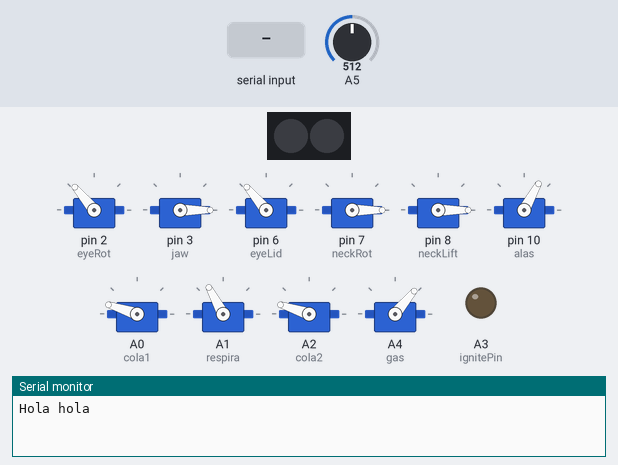
This sketch was run on a simulated Arduino Uno, built with avr-gcc and run on an emulated ATmega328P. Shown: 10 × servo, 2 RGB LEDs in strip order, left to right, output pins drawn as LEDs (lit = HIGH), the last lines printed to the serial monitor. Inputs (shaded band) come from the test bench; at power-on: A5 = 512. Random numbers use the default seed unless the sketch sets one.

Above: at 6.2 s.
6.3 s: "f\n" received over Serial
At 10.6 s:
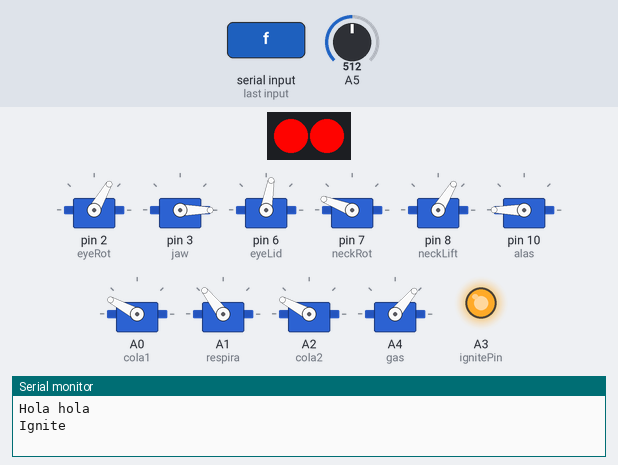
At 14.4 s:
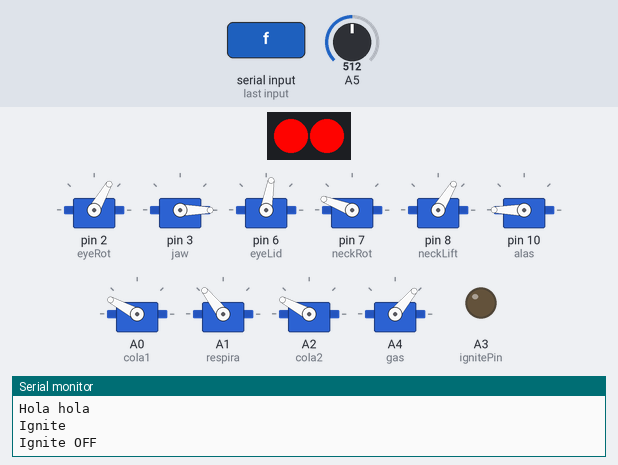
Timing chart, 0 to 23.4 s (numbered marks = the images above; inputs shaded):
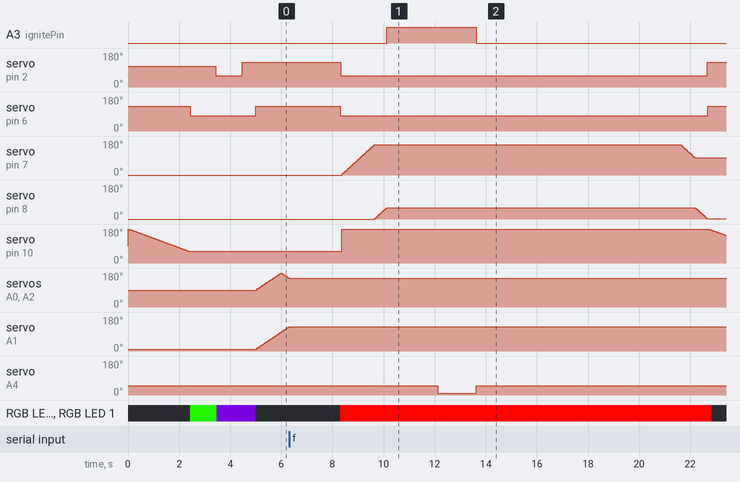

The sketch:

BEOWULF_0.2.ino
```cpp
/*
 * Código para el funcionamiento autónomo
 * del Dragón Beowulf para la Noche de las Estrellas 2018.
 * Por Cardansan, 25/10/18.
*/

#include<Servo.h>
Servo eyeRot;
Servo eyeLid;
Servo jaw;
Servo neckRot;
Servo neckLift;
Servo respira;
Servo cola1;
Servo cola2;
Servo alas;
Servo gas;

#include <Adafruit_NeoPixel.h>
#define PIN 5
Adafruit_NeoPixel strip = Adafruit_NeoPixel(2, PIN, NEO_GRB + NEO_KHZ800);

#define ignitePin A3

//Useful variables
boolean intrusion=false;
boolean alejarse=false;
boolean blinkState=false;
boolean irovenir = 1;
boolean respir = 1;

unsigned long int colaTime;
unsigned long int respiraTime;
unsigned long int blinkTime;
unsigned long int ultraTime;
unsigned long int tiempo;
uint16_t j = 0;
uint32_t Wheel();

//Variables para colorLoop()
boolean colorLoopState=false;
int color1, color2;
int colorCambio;
boolean colorSubiendo=true;
boolean colorLoopInicio=true;
unsigned long int colorLoopTime;

int color = 0;
int posRot = 110; // initial positions of servos
int posLid = 110;
int posJaw = 0;
int posNeckRot = 0;
int posLift = 0;
int posResp = 10;
int posCola= 90;
int posAla= 90;
int posGas= 50;

char valSerial; // initial value of input

void setup() {

  Serial.begin(9600);
  Serial.println("Hola hola");

  eyeRot.attach(2);
  jaw.attach(3);
  //4 es del Módulo SD
  eyeLid.attach(6);
  neckRot.attach(7);
  neckLift.attach(8);
  //9 es del Módulo SD
  alas.attach(10);
  //11 es del Modulo SD
  //12 es del Modulo SD
  //13 es del Modulo SD
  cola1.attach(A0);
  respira.attach(A1);
  cola2.attach(A2);
  pinMode(ignitePin,OUTPUT);//A3
  gas.attach(A4);
  randomSeed(analogRead(5));

  eyeRot.write(posRot);
  jaw.write(posJaw);
  eyeLid.write(posLid);
  respira.write(posResp);
  cola1.write(posCola);
  cola2.write(posCola);
  neckRot.write(posNeckRot);
  neckLift.write(posLift);
  gas.write(posGas);

  strip.begin();
  strip.show(); // Initialize all pixels to 'off'
  eyeClose();
  plegarAlas();

  //Variables para funciones autónomas
  colaTime=millis();
  respiraTime=(millis()-10);
  colorLoopTime=millis();
  ultraTime=millis();
  tiempo=millis();


  eyeOpen();
  neoON(75);
  delay(1000);
  verCostado();
  neoON(200);
  delay(1000);
  verFrente();
  delay(500);
  eyeClose();


}


/*
                _     _   _                    ____
               (_)   | | | |                  / /\ \
    __   _____  _  __| | | | ___   ___  _ __ | |  | |
    \ \ / / _ \| |/ _` | | |/ _ \ / _ \| '_ \| |  | |
     \ V / (_) | | (_| | | | (_) | (_) | |_) | |  | |
      \_/ \___/|_|\__,_| |_|\___/ \___/| .__/| |  | |
                                       | |    \_\/_/
                                       |_|
 */
void loop() {
  randomSeed(analogRead(5));
  if (Serial.available()>0) {
    valSerial = Serial.read();// Read the serial input
    teclas();
  }

  if(millis()>tiempo+15000){
    colorLoopState=false;
    eyeOpen();
    randomSeed(analogRead(5));
    if(random(1,10)%2==0) abrirAlas();
    verCostado();
    neoON(random(1,255));
    delay(1000);
    verFrente();
    neoON(random(1,255));
    delay(1000);
    verCostado();
    neoON(random(1,255));
    delay(1000);
    verFrente();
    neoON(random(1,255));
    delay(1000);
    randomSeed(analogRead(5));
    if(random(1,10)%2==0) colorLoopON(random(1,100),random(100,250));
    if(colorLoopState==false) eyeClose();
    plegarAlas();
    tiempo=millis();
  }
  if(colorLoopState==true){
    actualColorLoop();
  }
  coletea();
  respiracion();
  if(blinkState==true) parpadea();
}

  //-----------------------------NEOPIXEL EYES-----------------------------------
// Input value 0 to 255. The colours are a transition r - g - b - back to r.
uint32_t Wheel(byte WheelPos ) {
  WheelPos = 255 - WheelPos;
  if(WheelPos < 85) {
    return strip.Color(255 - WheelPos * 3, 0, WheelPos * 3);
  }
  if(WheelPos < 170) {
    WheelPos -= 85;
    return strip.Color(0, WheelPos * 3, 255 - WheelPos * 3);
  }
  WheelPos -= 170;
  return strip.Color(WheelPos * 3, 255 - WheelPos * 3, 0);
}

void neoOFF(){
    for(int i=0; i< strip.numPixels(); i++) {
      strip.setPixelColor(i,0);
    }
    strip.show();
}

void neoON(int col){ //¿En qué color quieres encenderlo? Puede ser el mismo color que antes con la variable "color".
    for(int i=0; i< strip.numPixels(); i++) {
      strip.setPixelColor(i, Wheel(col));
    }
    strip.show();
}
void neoTransition(int goal){ //Transcisión Gradual hasta el color indicado
  int col=color;
  boolean finished=false;
  for(;finished==false;){
    if(color<goal) col++;
    else if(color>goal) col--;
    else if(color==goal) finished=true;
    neoON(col);
    delay(1);
  }
}
//Sección dedicada para colorLoop() y sus funciones auxiliares°°°°
void colorLoopON(int col1,int col2){
  color1=col1;
  color2=col2;
  colorCambio=col1;
  neoON(colorCambio);
  colorLoopState=true;
}
void colorLoopOFF(){
  colorLoopState=false;
}
void actualColorLoop(){
if(millis()>(colorLoopTime+50)){
  if(colorSubiendo==true){
    colorCambio++;
  }
  else{
    colorCambio--;
  }

  neoON(colorCambio);
  colorLoopTime=millis();
  if(colorCambio==color2){
    colorSubiendo=false;
  }
  else if(colorCambio==color1){
    colorSubiendo=true;
  }
  else{
    return;
  }
}
}
//Fin sección dedicada para colorLoop() y sus funciones auxiliares°°°

//-----------------------------SERVO CONTROL-----------------------------------
//MANDÍBULA
void jawOpen(){
  jaw.write(0);
  delay(15);
}
void jawClose(){
  jaw.write(180);
  delay(15);
}
//EYE ROT
void verFrente(){
  eyeRot.write(130);
  delay(25);
}
void verCostado(){
  eyeRot.write(60);
  delay(25);
}
void barrerOjos(){
  for(int i=60;i<130;i++){
    eyeRot.write(i);
    delay(15);
  }
  delay(100);
  for(int i=130;i>60;i--){
    eyeRot.write(i);
    delay(15);
  }
}
//PÁRPADO
void pestanea(){ //Pones un valor entre 1 y 20 para la velocidad del parpadeo. Termina y comienza con los ojos abiertos.

  for(int i=70;i<110;i++){ //De abierto a cerrado
    eyeLid.write(i);
    delay(5);
  }
  neoOFF();
  delay(200);
  for(int i=130;i>80;i--){ //De cerrado a abierto
    eyeLid.write(i);
    delay(5);
    if(i<100)neoON(color);
  }
}
void eyeClose(){
  eyeLid.write(130);
  neoOFF();
  delay(15);
}
void eyeOpen(){
  eyeLid.write(80);
  neoON(color);
  delay(15);
}

void blinkStateON(){
  blinkState=true;
  blinkTime=millis();
}
void parpadea(){
  if(millis()>(blinkTime+1300)){
    pestanea();
    blinkTime=millis();
  }
}

//-----------------------------AUTOMATIC FUNCTIONS-----------------------------------
//Cola
void coletea(){
 if(millis()>(colaTime+10)){
  if (irovenir==0) posCola--;
  if (irovenir==1) posCola++;
  if (posCola==180) irovenir=0;
  if(posCola==0) irovenir=1;
  cola1.write(posCola);
  cola2.write(posCola);
  colaTime=millis();
 }
}
//Respira
void respiracion(){
 if(millis()>(respiraTime+10)){
  if (respir==0) posResp--;
  if (respir==1) posResp++;
  if (posResp==180) respir=0;
  if(posResp==10) respir=1;
  respira.write(posResp);
  respiraTime=millis();
 }
}
//----------------OTHER FUNCTIONS-----------------------
void estirarCuello(){
  neckLift.write(90);
}
void doblarCuello(){
}
void abrirAlas(){
  posAla=180;
  alas.write(posAla);
}
void plegarAlas(){
  for(posAla=180;posAla>60;posAla--){
  alas.write(posAla);
  delay(20);
  }
}

void teclas(){ //Lee la tecla oprimidaen el serial y ejecuta algo correspondiente
   switch(valSerial)
  {
   case 'f':
    Serial.println("Ignite");
    delay(2000);
    color=1;
    eyeOpen();
    verCostado();
    abrirAlas();
    for(posNeckRot=0;posNeckRot<160;posNeckRot++){
    neckRot.write(posNeckRot);
    delay(8);
    }
    for(posLift=0;posLift<60;posLift++){
    neckLift.write(posLift);
    delay(8);
    }
    digitalWrite(ignitePin,HIGH);
    delay(2000);
    gas.write(10);
    delay(1500);
    digitalWrite(ignitePin,LOW);
    gas.write(50);
    Serial.println("Ignite OFF");
    delay(8000);
    for(;posNeckRot>90;posNeckRot--){
    neckRot.write(posNeckRot);
    delay(8);
    }
    for(;posLift>0;posLift--){
    neckLift.write(posLift);
    delay(8);
    }
    verFrente();
    eyeClose();
    plegarAlas();
    return;
    break;

   case 'i':
    colorLoopON(75,110);
    eyeOpen();
    break;

   case 'p':
    colorLoopState=false;
    eyeClose();
    break;


  }
}
```

Measured:
- after the input at 6.3 s, A3 (ignitePin): LOW → HIGH after 3.8 s, → LOW 3.5 s later; servo on pin 2 (eyeRot): 130° → 60° after 2.0 s; servo on pin 6 (eyeLid): 130° → 80° after 2.0 s; servo on pin 7 (neckRot): moves from 0° to 159° over 1.3 s, starting after 2.1 s; servo on pin 8 (neckLift): moves from 0° to 59° over 0.48 s, starting after 3.3 s
